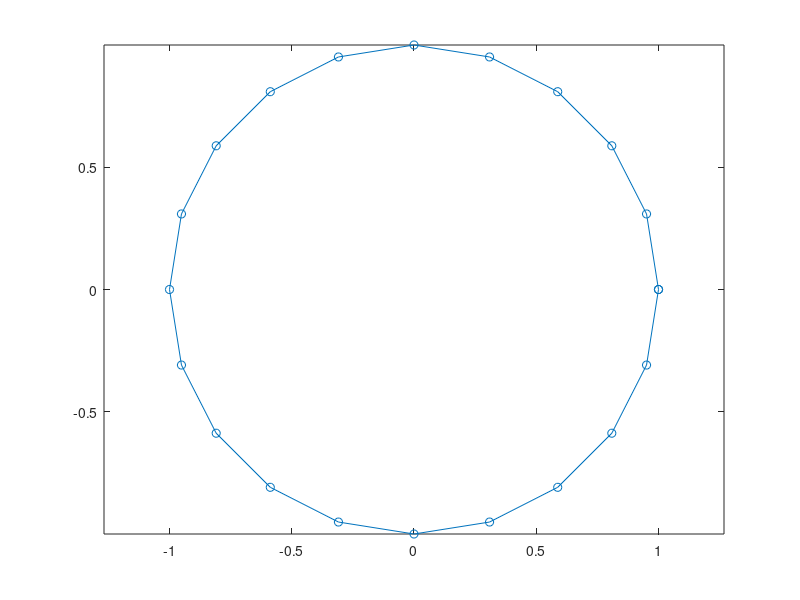

Write MATLAB code to recreate this figure.
%% main_sample_function
function main_sample_function
%MAIN_SAMPLE_FUNCTION Summary of this function goes here
% This is a demo to show how the "publish_all_functions" works.

% Call the first function.
sample_one
% Call the second function.
sample_two

% Done.
disp('Mission Accomplished!!!');

end


%% sample_one
function sample_one
%SAMPLE_ONE Summary of this function goes here
%   Detailed explanation goes here

% It is a sample function one. :)

disp('We are here in sample function one!!!');
x = -pi:.1:pi;
y = sin(x);
plot(x,y);

end


%% sample_two
function sample_two
%SAMPLE_TWO Summary of this function goes here
%   Detailed explanation goes here

% It is a sample function two. :)

disp('We are here in sample function two!!!');
t = 0:pi/10:2*pi;
plot(exp(i*t),'-o');
axis equal;


end


